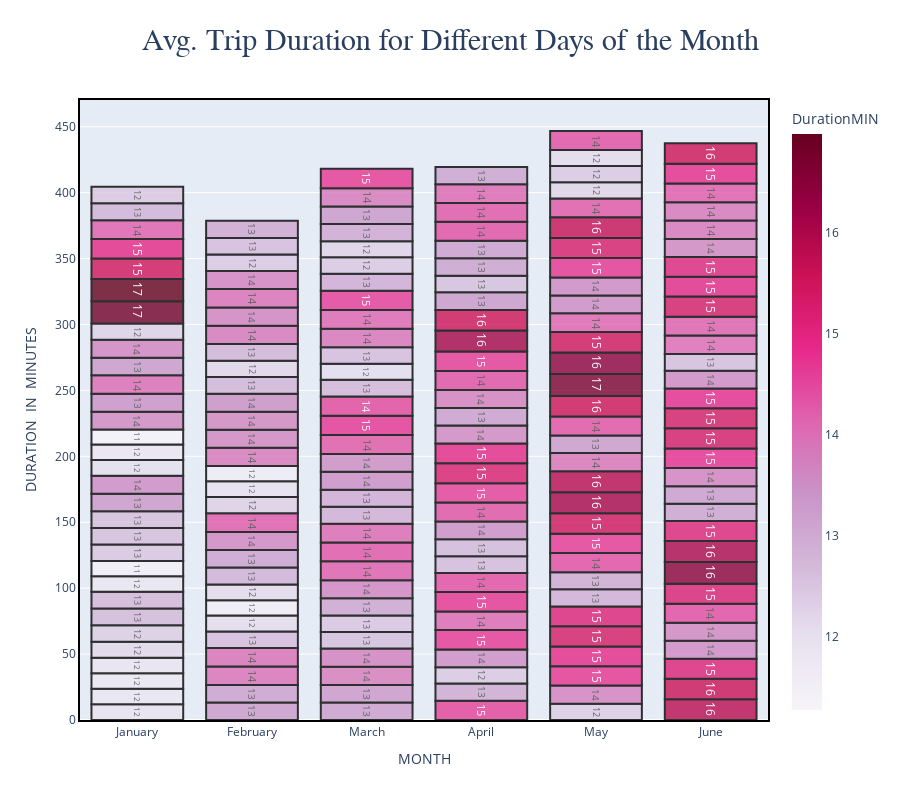

The notebook cell saved with this chart:
### Code cell
fig = px.bar(day_month_dur_df, 
             x ='pickupmonth',
             y='DurationMIN',
             color='DurationMIN',
             color_continuous_scale=py.colors.sequential.PuRd,
             hover_data=['pickupday'],
             text='DurationMIN',
             title=dict(text="Avg. Trip Duration for Different Days of the Month",
                        font_family ="Franklin Gothic Medium",
                        font_size=30,
                        x=0.5),
             category_orders=dict(pickupmonth =['January','February','March','April','May','June']),
             height=800)

fig.update_traces(texttemplate='%{text:.2s}', textposition='inside')
fig.update_traces(marker_line_color='black',
                  marker_line_width=2, opacity=0.8)

fig.update_yaxes(title ='DURATION  IN  MINUTES')
fig.update_xaxes(title ='MONTH')
fig.update_xaxes(showline=True, linewidth=2, linecolor='black', mirror=True)
fig.update_yaxes(showline=True, linewidth=2, linecolor='black', mirror=True)

### Figure 1 — Plotly figure (JSON) as saved in the notebook; plotly's stock layout.template omitted (floating-point values rounded to 4 significant figures; data arrays with more than 128 entries replaced by an {"elided": "..."} marker saying what was removed)
{"data": [{"alignmentgroup": "True", "customdata": {"elided": "182x1 int values"}, "hovertemplate": "pickupmonth=%{x}<br>DurationMIN=%{marker.color}<br>pickupday=%{customdata[0]}<extra></extra>", "legendgroup": "", "marker": {"color": {"elided": "182 float values"}, "coloraxis": "coloraxis", "line": {"color": "black", "width": 2}}, "name": "", "offsetgroup": "", "opacity": 0.8, "orientation": "v", "showlegend": false, "text": {"elided": "182 float values"}, "textposition": "inside", "texttemplate": "%{text:.2s}", "type": "bar", "x": {"elided": "182 str values"}, "xaxis": "x", "y": {"elided": "182 float values"}, "yaxis": "y"}], "layout": {"barmode": "relative", "coloraxis": {"colorbar": {"title": {"text": "DurationMIN"}}, "colorscale": [[0, "rgb(247,244,249)"], [0.125, "rgb(231,225,239)"], [0.25, "rgb(212,185,218)"], [0.375, "rgb(201,148,199)"], [0.5, "rgb(223,101,176)"], [0.625, "rgb(231,41,138)"], [0.75, "rgb(206,18,86)"], [0.875, "rgb(152,0,67)"], [1, "rgb(103,0,31)"]]}, "height": 800, "legend": {"tracegroupgap": 0}, "title": {"font": {"family": "Franklin Gothic Medium", "size": 30}, "text": "Avg. Trip Duration for Different Days of the Month", "x": 0.5}, "xaxis": {"anchor": "y", "categoryarray": ["January", "February", "March", "April", "May", "June"], "categoryorder": "array", "domain": [0, 1], "linecolor": "black", "linewidth": 2, "mirror": true, "showline": true, "title": {"text": "MONTH"}}, "yaxis": {"anchor": "x", "domain": [0, 1], "linecolor": "black", "linewidth": 2, "mirror": true, "showline": true, "title": {"text": "DURATION  IN  MINUTES"}}}}
